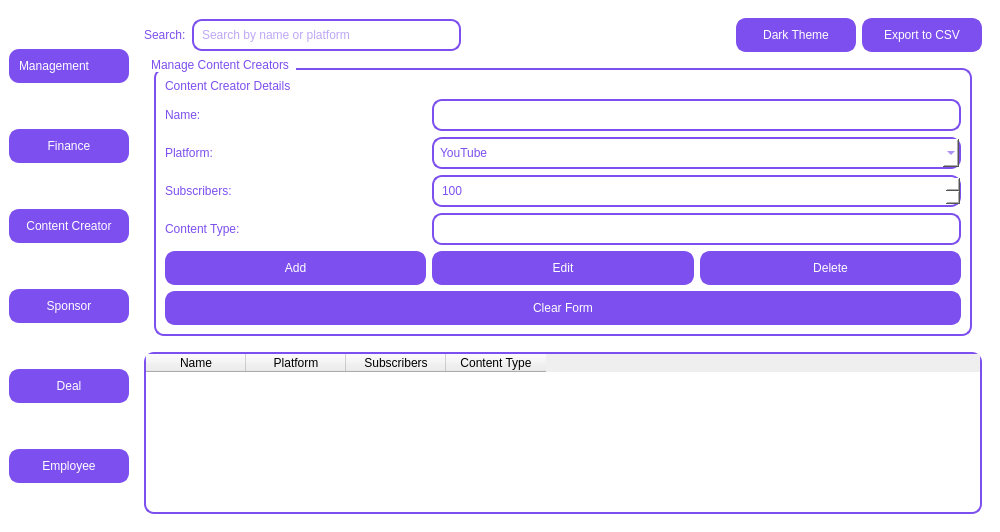
<?xml version="1.0" encoding="UTF-8"?>
<ui version="4.0">
 <class>MainWindow</class>
 <widget class="QMainWindow" name="MainWindow">
  <property name="geometry">
   <rect>
    <x>0</x>
    <y>0</y>
    <width>1000</width>
    <height>532</height>
   </rect>
  </property>
  <property name="windowTitle">
   <string>Content Creator Manager</string>
  </property>
  <property name="styleSheet">
   <string notr="true">
QMainWindow {
    background-color: #FFFFFF;
    border-radius: 10px;
}
QMainWindow[darkTheme=&quot;true&quot;] {
    background-color: #000000;
}
QGroupBox {
    background-color: #FFFFFF;
    border: 2px solid #7D4FEE;
    border-radius: 10px;
    font: bold 14pt &quot;Arial&quot;;
    color: #7D4FEE;
    margin: 10px;
}
QGroupBox[darkTheme=&quot;true&quot;] {
    background-color: #000000;
    border: 2px solid #7D4FEE;
    color: #7D4FEE;
}
QGroupBox::title {
    color: #7D4FEE;
    padding: 0 5px;
    subcontrol-origin: margin;
    subcontrol-position: top left;
}
QPushButton {
    background-color: #7D4FEE;
    color: #FFFFFF;
    border-radius: 10px;
    padding: 8px;
    min-width: 100px;
    font: 10pt &quot;Arial&quot;;
    border: 2px solid #7D4FEE;
}
QPushButton:hover {
    background-color: #FFFFFF;
    color: #7D4FEE;
    border: 2px solid #7D4FEE;
}
QLineEdit, QComboBox, QSpinBox {
    background-color: #FFFFFF;
    border: 2px solid #7D4FEE;
    border-radius: 10px;
    padding: 6px;
    font: 10pt &quot;Arial&quot;;
    color: #7D4FEE;
}
QLineEdit[darkTheme=&quot;true&quot;], QComboBox[darkTheme=&quot;true&quot;], QSpinBox[darkTheme=&quot;true&quot;] {
    background-color: #000000;
    border: 2px solid #7D4FEE;
    color: #7D4FEE;
}
QTableWidget {
    background-color: #FFFFFF;
    border: 2px solid #7D4FEE;
    border-radius: 10px;
    gridline-color: #7D4FEE;
    font: 10pt &quot;Arial&quot;;
    color: #7D4FEE;
}
QTableWidget[darkTheme=&quot;true&quot;] {
    background-color: #1A1A1A;
    border: 2px solid #7D4FEE;
    color: #7D4FEE;
}
QTableWidget::item:selected {
    background-color: #7D4FEE;
    color: #FFFFFF;
}
QLabel {
    color: #7D4FEE;
    font: 10pt &quot;Arial&quot;;
}
QLabel[darkTheme=&quot;true&quot;] {
    color: #7D4FEE;
}
QWidget#sidebar {
    background-color: #7D4FEE;
    border-radius: 10px 0 0 10px;
}
QPushButton#sidebarButton {
    background-color: #7D4FEE;
    color: #FFFFFF;
    border: none;
    border-radius: 10px;
    padding: 10px;
    font: 10pt &quot;Arial&quot;;
    width: 100%;
    text-align: left;
}
QPushButton#sidebarButton:hover {
    background-color: #FFFFFF;
    color: #7D4FEE;
}
   </string>
  </property>
  <widget class="QWidget" name="centralwidget">
   <layout class="QHBoxLayout" name="mainLayout">
    <item>
     <layout class="QVBoxLayout" name="sidebarLayout">
      <item>
       <widget class="QPushButton" name="sidebarButton">
        <property name="text">
         <string>Management</string>
        </property>
       </widget>
      </item>
      <item>
       <widget class="QPushButton" name="sidebarButton">
        <property name="text">
         <string>Finance</string>
        </property>
       </widget>
      </item>
      <item>
       <widget class="QPushButton" name="sidebarButton">
        <property name="text">
         <string>Content Creator</string>
        </property>
       </widget>
      </item>
      <item>
       <widget class="QPushButton" name="sidebarButton">
        <property name="text">
         <string>Sponsor</string>
        </property>
       </widget>
      </item>
      <item>
       <widget class="QPushButton" name="sidebarButton">
        <property name="text">
         <string>Deal</string>
        </property>
       </widget>
      </item>
      <item>
       <widget class="QPushButton" name="sidebarButton">
        <property name="text">
         <string>Employee</string>
        </property>
       </widget>
      </item>
      <item>
       <spacer name="verticalSpacer">
        <property name="orientation">
         <enum>Qt::Orientation::Vertical</enum>
        </property>
        <property name="sizeType">
         <enum>QSizePolicy::Policy::Fixed</enum>
        </property>
        <property name="sizeHint" stdset="0">
         <size>
          <width>0</width>
          <height>0</height>
         </size>
        </property>
       </spacer>
      </item>
     </layout>
    </item>
    <item>
     <widget class="QStackedWidget" name="stackedWidget">
      <property name="sizePolicy">
       <sizepolicy hsizetype="Expanding" vsizetype="Expanding">
        <horstretch>0</horstretch>
        <verstretch>0</verstretch>
       </sizepolicy>
      </property>
      <property name="currentIndex">
       <number>0</number>
      </property>
      <widget class="QWidget" name="contentCreatorPage">
       <layout class="QVBoxLayout" name="contentCreatorLayout">
        <item>
         <layout class="QHBoxLayout" name="horizontalLayout_2">
          <item>
           <widget class="QLabel" name="label_search">
            <property name="text">
             <string>Search:</string>
            </property>
           </widget>
          </item>
          <item>
           <widget class="QLineEdit" name="searchEdit">
            <property name="placeholderText">
             <string>Search by name or platform</string>
            </property>
           </widget>
          </item>
          <item>
           <spacer name="horizontalSpacer">
            <property name="orientation">
             <enum>Qt::Orientation::Horizontal</enum>
            </property>
            <property name="sizeHint" stdset="0">
             <size>
              <width>40</width>
              <height>20</height>
             </size>
            </property>
           </spacer>
          </item>
          <item>
           <widget class="QPushButton" name="themeButton">
            <property name="text">
             <string>Dark Theme</string>
            </property>
           </widget>
          </item>
          <item>
           <widget class="QPushButton" name="exportButton">
            <property name="text">
             <string>Export to CSV</string>
            </property>
           </widget>
          </item>
         </layout>
        </item>
        <item>
         <widget class="QGroupBox" name="groupBox">
          <property name="title">
           <string>Manage Content Creators</string>
          </property>
          <layout class="QVBoxLayout" name="verticalLayout_2">
           <item>
            <layout class="QGridLayout" name="gridLayout_2">
             <item row="5" column="1">
              <widget class="QPushButton" name="updateButton">
               <property name="text">
                <string>Edit</string>
               </property>
              </widget>
             </item>
             <item row="5" column="2">
              <widget class="QPushButton" name="deleteButton">
               <property name="text">
                <string>Delete</string>
               </property>
              </widget>
             </item>
             <item row="1" column="1" colspan="2">
              <widget class="QLineEdit" name="nameEdit"/>
             </item>
             <item row="4" column="0">
              <widget class="QLabel" name="label_4">
               <property name="text">
                <string>Content Type:</string>
               </property>
              </widget>
             </item>
             <item row="5" column="0">
              <widget class="QPushButton" name="addButton">
               <property name="text">
                <string>Add</string>
               </property>
              </widget>
             </item>
             <item row="2" column="0">
              <widget class="QLabel" name="label_2">
               <property name="text">
                <string>Platform:</string>
               </property>
              </widget>
             </item>
             <item row="2" column="1" colspan="2">
              <widget class="QComboBox" name="platformCombo">
               <item>
                <property name="text">
                 <string>YouTube</string>
                </property>
               </item>
               <item>
                <property name="text">
                 <string>Twitch</string>
                </property>
               </item>
               <item>
                <property name="text">
                 <string>Kick</string>
                </property>
               </item>
               <item>
                <property name="text">
                 <string>Instagram</string>
                </property>
               </item>
               <item>
                <property name="text">
                 <string>TikTok</string>
                </property>
               </item>
               <item>
                <property name="text">
                 <string>Facebook</string>
                </property>
               </item>
              </widget>
             </item>
             <item row="1" column="0">
              <widget class="QLabel" name="label">
               <property name="text">
                <string>Name:</string>
               </property>
              </widget>
             </item>
             <item row="3" column="0">
              <widget class="QLabel" name="label_3">
               <property name="text">
                <string>Subscribers:</string>
               </property>
              </widget>
             </item>
             <item row="0" column="0" colspan="3">
              <widget class="QLabel" name="titleLabel">
               <property name="text">
                <string>Content Creator Details</string>
               </property>
              </widget>
             </item>
             <item row="6" column="0" colspan="3">
              <widget class="QPushButton" name="clearButton">
               <property name="text">
                <string>Clear Form</string>
               </property>
              </widget>
             </item>
             <item row="3" column="1" colspan="2">
              <widget class="QSpinBox" name="subscribersSpin">
               <property name="minimum">
                <number>100</number>
               </property>
               <property name="maximum">
                <number>1000000000</number>
               </property>
               <property name="singleStep">
                <number>100</number>
               </property>
              </widget>
             </item>
             <item row="4" column="1" colspan="2">
              <widget class="QLineEdit" name="contentTypeEdit"/>
             </item>
            </layout>
           </item>
          </layout>
         </widget>
        </item>
        <item>
         <widget class="QTableWidget" name="creatorTable">
          <property name="sizePolicy">
           <sizepolicy hsizetype="Expanding" vsizetype="Expanding">
            <horstretch>0</horstretch>
            <verstretch>0</verstretch>
           </sizepolicy>
          </property>
          <column>
           <property name="text">
            <string>Name</string>
           </property>
          </column>
          <column>
           <property name="text">
            <string>Platform</string>
           </property>
          </column>
          <column>
           <property name="text">
            <string>Subscribers</string>
           </property>
          </column>
          <column>
           <property name="text">
            <string>Content Type</string>
           </property>
          </column>
         </widget>
        </item>
       </layout>
      </widget>
      <widget class="QWidget" name="managementPage">
       <layout class="QVBoxLayout" name="managementLayout">
        <item>
         <widget class="QLabel" name="managementLabel">
          <property name="text">
           <string>Management Page</string>
          </property>
          <property name="alignment">
           <set>Qt::AlignmentFlag::AlignCenter</set>
          </property>
         </widget>
        </item>
       </layout>
      </widget>
      <widget class="QWidget" name="financePage">
       <layout class="QVBoxLayout" name="financeLayout">
        <item>
         <widget class="QLabel" name="financeLabel">
          <property name="text">
           <string>Finance Page</string>
          </property>
          <property name="alignment">
           <set>Qt::AlignmentFlag::AlignCenter</set>
          </property>
         </widget>
        </item>
       </layout>
      </widget>
      <widget class="QWidget" name="sponsorPage">
       <layout class="QVBoxLayout" name="sponsorLayout">
        <item>
         <widget class="QLabel" name="sponsorLabel">
          <property name="text">
           <string>Sponsor Page</string>
          </property>
          <property name="alignment">
           <set>Qt::AlignmentFlag::AlignCenter</set>
          </property>
         </widget>
        </item>
       </layout>
      </widget>
      <widget class="QWidget" name="dealPage">
       <layout class="QVBoxLayout" name="dealLayout">
        <item>
         <widget class="QLabel" name="dealLabel">
          <property name="text">
           <string>Deal Page</string>
          </property>
          <property name="alignment">
           <set>Qt::AlignmentFlag::AlignCenter</set>
          </property>
         </widget>
        </item>
       </layout>
      </widget>
      <widget class="QWidget" name="employeePage">
       <layout class="QVBoxLayout" name="employeeLayout">
        <item>
         <widget class="QLabel" name="employeeLabel">
          <property name="text">
           <string>Employee Page</string>
          </property>
          <property name="alignment">
           <set>Qt::AlignmentFlag::AlignCenter</set>
          </property>
         </widget>
        </item>
       </layout>
      </widget>
     </widget>
    </item>
   </layout>
  </widget>
 </widget>
 <resources/>
 <connections/>
</ui>
